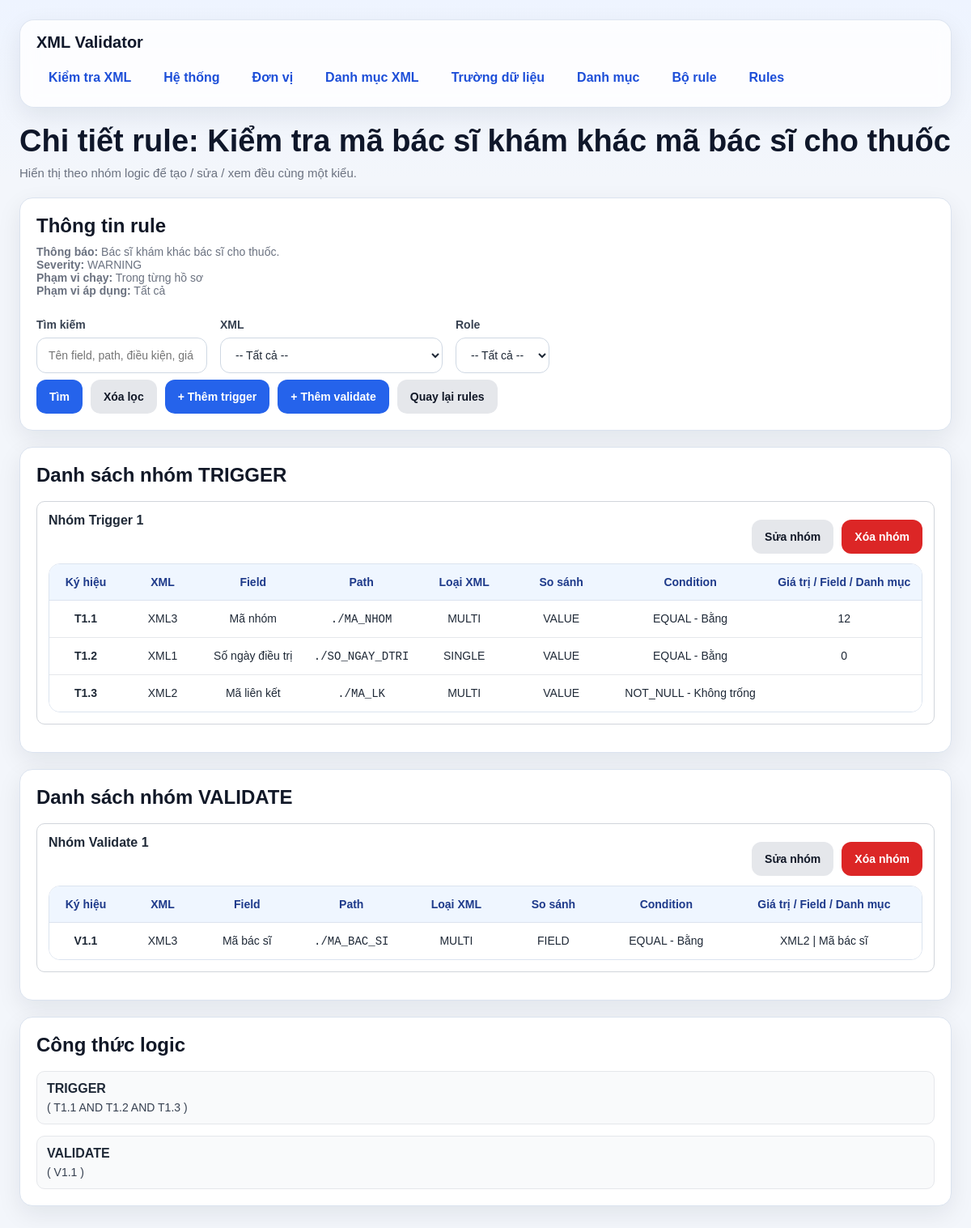
The app's page /rules/2/details with its own data.
### models/rule_model.py (models this page shows, shortened)
class Rule(db.Model):
    __tablename__ = "rule"
    id = db.Column(db.Integer, primary_key=True)
    bo_rule_id = db.Column(db.Integer, db.ForeignKey("bo_rule.id"), nullable=False)
    ten_rule = db.Column(db.String(255), nullable=False)
    thong_bao = db.Column(db.String(500), nullable=False)
    severity = db.Column(db.String(50), nullable=False, default="WARNING")
    is_active = db.Column(db.Boolean, nullable=False, default=True)
    apply_scope = db.Column(db.String(20), nullable=False, default="ALL")
    run_scope = db.Column(db.String(20), nullable=False, default="ONE_HOSO")
    bo_rule = db.relationship("BoRule", backref="rules")

class RuleDetail(db.Model):
    __tablename__ = "rule_detail"
    id = db.Column(db.Integer, primary_key=True)
    rule_id = db.Column(db.Integer, db.ForeignKey("rule.id"), nullable=False)
    field_id = db.Column(db.Integer, db.ForeignKey("danh_muc_truong_du_lieu.id"), nullable=False)
    condition_id = db.Column(db.Integer, db.ForeignKey("danh_muc_dieu_kien.id"), nullable=False)
    gia_tri = db.Column(db.String(255), nullable=True)
    condition_role = db.Column(db.String(50), nullable=False)
    sort_order = db.Column(db.Integer, nullable=False, default=1)
    compare_mode = db.Column(db.String(20), nullable=False, default="VALUE")
    compare_field_id = db.Column(db.Integer, db.ForeignKey("danh_muc_truong_du_lieu.id"), nullable=True)
    compare_category_id = db.Column(db.Integer, db.ForeignKey("danh_muc.id"), nullable=True)
    compare_category_field_id = db.Column(db.Integer, db.ForeignKey("danh_muc_field.id"), nullable=True)
    date_part = db.Column(db.String(50), nullable=True)
    group_no = db.Column(db.Integer, nullable=False, default=1)
    rule = db.relationship("Rule", backref="details")
    field = db.relationship("DanhMucTruongDuLieu", foreign_keys=[field_id])
    condition = db.relationship("DanhMucDieuKien")
    compare_field = db.relationship("DanhMucTruongDuLieu", foreign_keys=[compare_field_id])
    compare_category = db.relationship("DanhMuc")
    compare_category_field = db.relationship("DanhMucField")

### models/xml_model.py (models this page shows, shortened)
class DanhMucXml(db.Model):
    __tablename__ = "danh_muc_xml"
    id = db.Column(db.Integer, primary_key=True)
    ma_xml = db.Column(db.String(50), nullable=False, unique=True)   # XML1, XML2, XML3
    ten_xml = db.Column(db.String(255), nullable=False)
    list_path = db.Column(db.String(500), nullable=False)            # path tính từ NOIDUNGFILE
    item_type = db.Column(db.String(20), nullable=False, default="MULTI")

### models/field_model.py (models this page shows, shortened)
class DanhMucTruongDuLieu(db.Model):
    __tablename__ = "danh_muc_truong_du_lieu"
    id = db.Column(db.Integer, primary_key=True)
    ten_truong = db.Column(db.String(255), nullable=False)
    xml_id = db.Column(db.Integer, db.ForeignKey("danh_muc_xml.id"), nullable=False)
    xml_path = db.Column(db.String(500), nullable=False)  # path bên trong từng phần tử của list
    data_type = db.Column(db.String(50), nullable=False, default="STRING")
    xml = db.relationship("DanhMucXml", backref="fields")

### models/condition_model.py (models this page shows, shortened)
class DanhMucDieuKien(db.Model):
    __tablename__ = "danh_muc_dieu_kien"
    id = db.Column(db.Integer, primary_key=True)
    ma_dieu_kien = db.Column(db.String(50), nullable=False, unique=True)
    ten_dieu_kien = db.Column(db.String(255), nullable=False)

### routes/rule_routes.py (the view, shortened to what this page needs)
@rule_bp.route("/<int:rule_id>/details", methods=["GET"])
def list_rule_details(rule_id):
    rule = Rule.query.get_or_404(rule_id)
    keyword = (request.args.get("keyword") or "").strip()
    xml_id = (request.args.get("xml_id") or "").strip()
    role = (request.args.get("role") or "").strip().upper()
    query = (
        RuleDetail.query
        .join(DanhMucTruongDuLieu, RuleDetail.field_id == DanhMucTruongDuLieu.id)
        .join(DanhMucXml, DanhMucTruongDuLieu.xml_id == DanhMucXml.id)
        .join(DanhMucDieuKien, RuleDetail.condition_id == DanhMucDieuKien.id)
        .filter(RuleDetail.rule_id == rule_id)
    )
    if xml_id:
        query = query.filter(DanhMucTruongDuLieu.xml_id == int(xml_id))
    if role in ["TRIGGER", "VALIDATE"]:
        query = query.filter(RuleDetail.condition_role == role)
    details = query.order_by(
        RuleDetail.condition_role.asc(),
        RuleDetail.group_no.asc(),
        RuleDetail.sort_order.asc(),
        RuleDetail.id.asc()
    ).all()
    grouped_details = build_grouped_details(details)
    xmls = DanhMucXml.query.order_by(DanhMucXml.id.asc()).all()
    applied_units = [ru.don_vi for ru in getattr(rule, "rule_units", []) if ru.don_vi]
    return render_template(
        "rule_details.html",
        rule=rule,
        details=details,
        grouped_details=grouped_details,
        keyword=keyword,
        xml_id=xml_id,
        role=role,
        xmls=xmls,
        applied_units=applied_units
    )

### templates/rule_details.html (shortened to what this page needs)
{% extends "base.html" %}
{% block content %}
<div class="page-header">
    <h1 class="page-title">Chi tiết rule: {{ rule.ten_rule }}</h1>
    <div class="page-subtitle">Hiển thị theo nhóm logic để tạo / sửa / xem đều cùng một kiểu.</div>
</div>
<div class="card">
    <h2 class="card-title">Thông tin rule</h2>
    <div class="card-subtitle">
        <strong>Thông báo:</strong> {{ rule.thong_bao }}<br>
        <strong>Severity:</strong> {{ rule.severity }}<br>
        <strong>Phạm vi chạy:</strong>
        {% if rule.run_scope == 'ALL_HOSO' %}
            Toàn bộ hồ sơ trong lần chạy
        {% else %}
            Trong từng hồ sơ
        {% endif %}
        <br>
        <strong>Phạm vi áp dụng:</strong>
        {% if rule.apply_scope == 'UNIT' %}
            Đơn vị
            {% if applied_units %}
                -
                {% for u in applied_units %}
                    {{ u.ten_don_vi }}{% if not loop.last %}, {% endif %}
                {% endfor %}
            {% endif %}
        {% else %}
            Tất cả
        {% endif %}
    </div>
    <form method="GET">
        <div class="grid">
            <div class="col-4">
                <label>Tìm kiếm</label>
                <input type="text" name="keyword" value="{{ keyword }}" placeholder="Tên field, path, điều kiện, giá trị...">
            </div>
            <div class="col-4">
                <label>XML</label>
                <select name="xml_id">
                    <option value="">-- Tất cả --</option>
                </select>
            </div>
            <div class="col-4">
                <label>Role</label>
                <select name="role">
                    <option value="">-- Tất cả --</option>
                </select>
            </div>
        </div>
        <div class="actions">
            <button type="submit" class="btn btn-primary">Tìm</button>
            <a href="/rules/{{ rule.id }}/details" class="btn btn-secondary">Xóa lọc</a>
            <a href="/rules/{{ rule.id }}/details/create/TRIGGER" class="btn btn-primary">+ Thêm trigger</a>
            <a href="/rules/{{ rule.id }}/details/create/VALIDATE" class="btn btn-primary">+ Thêm validate</a>
            <a href="/rules" class="btn btn-secondary">Quay lại rules</a>
        </div>
    </form>
</div>
{% macro render_compare_value(d) %}
    {% if d.compare_mode == 'FIELD' and d.compare_field %}
        {{ d.compare_field.xml.ma_xml }} | {{ d.compare_field.ten_truong }}
    {% else %}
        {{ d.gia_tri or '' }}
    {% endif %}
{% endmacro %}
{% if grouped_details['TRIGGER'] %}
<div class="card">
    <h2 class="card-title">Danh sách nhóm TRIGGER</h2>
    {% for group in grouped_details['TRIGGER'] %}
    <div style="border:1px solid #d1d5db; border-radius:10px; padding:14px; margin-bottom:14px; background:#fff;">
        <div style="display:flex; justify-content:space-between; align-items:flex-start; gap:12px; margin-bottom:12px;">
            <div>
                <div style="font-weight:700;">Nhóm Trigger {{ group.group_no }}</div>
            </div>
            <div class="actions">
                <a class="btn btn-secondary" href="/rules/{{ rule.id }}/details/TRIGGER/{{ group.group_no }}/edit">Sửa nhóm</a>
                <form class="inline" method="POST" action="/rules/{{ rule.id }}/details/TRIGGER/{{ group.group_no }}/delete" onsubmit="return confirm('Xóa toàn bộ nhóm trigger này?');">
                    <button class="btn btn-danger" type="submit">Xóa nhóm</button>
                </form>
            </div>
        </div>
        <div class="table-wrap">
            <table>
                <thead>
                    <tr>
                        <th style="width:90px;">Ký hiệu</th>
                        <th style="width:100px;">XML</th>
                        <th>Field</th>
                        <th>Path</th>
                        <th style="width:110px;">Loại XML</th>
                        <th style="width:130px;">So sánh</th>
                        <th>Condition</th>
                        <th>Giá trị / Field / Danh mục</th>
                    </tr>
                </thead>
                <tbody>
                    {% for d in group.details %}
                    <tr>
                        <td><strong>T{{ group.group_no }}.{{ loop.index }}</strong></td>
                        <td>{{ d.field.xml.ma_xml }}</td>
                        <td>{{ d.field.ten_truong }}</td>
                        <td><code>{{ d.field.xml_path }}</code></td>
                        <td>{{ d.field.xml.item_type if d.field.xml.item_type else 'MULTI' }}</td>
                        <td>{{ d.compare_mode }}</td>
                        <td>
                            {{ d.condition.ma_dieu_kien }} - {{ d.condition.ten_dieu_kien }}
                        </td>
                        <td>{{ render_compare_value(d) }}</td>
                    </tr>
                    {% endfor %}
                </tbody>
            </table>
        </div>
    </div>
    {% endfor %}
</div>
{% endif %}
{% if grouped_details['VALIDATE'] %}
<div class="card">
    <h2 class="card-title">Danh sách nhóm VALIDATE</h2>
    {% for group in grouped_details['VALIDATE'] %}
    <div style="border:1px solid #d1d5db; border-radius:10px; padding:14px; margin-bottom:14px; background:#fff;">
        <div style="display:flex; justify-content:space-between; align-items:flex-start; gap:12px; margin-bottom:12px;">
            <div>
                <div style="font-weight:700;">Nhóm Validate {{ group.group_no }}</div>
            </div>
            <div class="actions">
                <a class="btn btn-secondary" href="/rules/{{ rule.id }}/details/VALIDATE/{{ group.group_no }}/edit">Sửa nhóm</a>
                <form class="inline" method="POST" action="/rules/{{ rule.id }}/details/VALIDATE/{{ group.group_no }}/delete" onsubmit="return confirm('Xóa toàn bộ nhóm validate này?');">
                    <button class="btn btn-danger" type="submit">Xóa nhóm</button>
                </form>
            </div>
        </div>
        <div class="table-wrap">
            <table>
                <thead>
                    <tr>
                        <th style="width:90px;">Ký hiệu</th>
                        <th style="width:100px;">XML</th>
                        <th>Field</th>
                        <th>Path</th>
                        <th style="width:110px;">Loại XML</th>
                        <th style="width:130px;">So sánh</th>
                        <th>Condition</th>
                        <th>Giá trị / Field / Danh mục</th>
                    </tr>
                </thead>
                <tbody>
                    {% for d in group.details %}
                    <tr>
                        <td><strong>V{{ group.group_no }}.{{ loop.index }}</strong></td>
                        <td>{{ d.field.xml.ma_xml }}</td>
                        <td>{{ d.field.ten_truong }}</td>
                        <td><code>{{ d.field.xml_path }}</code></td>
                        <td>{{ d.field.xml.item_type if d.field.xml.item_type else 'MULTI' }}</td>
                        <td>{{ d.compare_mode }}</td>
                        <td>
                            {{ d.condition.ma_dieu_kien }} - {{ d.condition.ten_dieu_kien }}
                        </td>
                        <td>{{ render_compare_value(d) }}</td>
                    </tr>
                    {% endfor %}
                </tbody>
            </table>
        </div>
    </div>
    {% endfor %}
</div>
{% endif %}
<div class="card">
    <h2 class="card-title">Công thức logic</h2>
    <div style="margin-bottom: 14px; padding: 12px; border: 1px solid #e5e7eb; border-radius: 10px; background: #f9fafb;">
        <div style="font-weight: 700; margin-bottom: 6px;">TRIGGER</div>
        {% if grouped_details['TRIGGER'] %}
            <div style="font-size: 14px; color: #374151;">
                {% for group in grouped_details['TRIGGER'] %}
                    (
                    {% for d in group.details %}
                        {% if not loop.first %} AND {% endif %}
                        T{{ group.group_no }}.{{ loop.index }}
                    {% endfor %}
                    )
                {% endfor %}
            </div>
        {% else %}
            <div class="muted">Không có trigger.</div>
        {% endif %}
    </div>
    <div style="padding: 12px; border: 1px solid #e5e7eb; border-radius: 10px; background: #f9fafb;">
        <div style="font-weight: 700; margin-bottom: 6px;">VALIDATE</div>
        {% if grouped_details['VALIDATE'] %}
            <div style="font-size: 14px; color: #374151;">
                {% for group in grouped_details['VALIDATE'] %}
                    (
                    {% for d in group.details %}
                        V{{ group.group_no }}.{{ loop.index }}
                    {% endfor %}
                    )
                {% endfor %}
            </div>
        {% else %}
            <div class="muted">Không có validate.</div>
        {% endif %}
    </div>
</div>
{% endblock %}

### templates/base.html (style rules this page uses)
* { box-sizing: border-box; }
:root { --bg: #f3f6fb; --card: #ffffff; --card-soft: #f8fafc; --border: #dbe3ef; --text: #1f2937; --muted: #6b7280; --primary: #2563eb; --primary-hover: #1d4ed8; --danger: #dc2626; --danger-hover: #b91c1c; --success-bg: #dcfce7; --success-text: #166534; --warning-bg: #fef3c7; --warning-text: #92400e; --error-bg: #fee2e2; --error-text: #991b1b; --shadow: 0 10px 30px rgba(15, 23, 42, 0.08); --radius: 16px; }
body { margin: 0; font-family: Arial, Helvetica, sans-serif; background: linear-gradient(180deg, #eef4ff 0%, var(--bg) 220px); color: var(--text); }
.page-header { margin-bottom: 22px; }
.page-title { margin: 0; font-size: 38px; line-height: 1.15; color: #0f172a; }
.page-subtitle { margin-top: 8px; color: var(--muted); font-size: 15px; }
.card { background: var(--card); border: 1px solid var(--border); border-radius: var(--radius); box-shadow: var(--shadow); padding: 20px; margin-bottom: 20px; }
.card-title { margin: 0 0 18px 0; font-size: 24px; font-weight: 700; color: #111827; }
.card-subtitle { margin: -8px 0 18px 0; color: var(--muted); font-size: 14px; }
.grid { display: flex; grid-template-columns: repeat(12, 1fr); gap: 16px; }
.col-4 { grid-column: span 4; }
label { display: block; font-size: 14px; font-weight: 700; margin-bottom: 8px; margin-top: 8px; color: #374151; }
input[type="text"], input[type="date"], input[type="file"], input[type="password"], input[type="number"], select, textarea { width: 100%; min-height: 44px; border: 1px solid #cfd8e3; border-radius: 12px; padding: 10px 14px; font-size: 14px; background: #fff; color: var(--text); outline: none; transition: border-color 0.2s, box-shadow 0.2s; }
.actions { display: flex; flex-wrap: wrap; gap: 10px; margin-top: 8px; }
.btn, button { border: none; min-height: 42px; padding: 10px 16px; border-radius: 12px; cursor: pointer; font-weight: 700; font-size: 14px; text-decoration: none; display: inline-flex; align-items: center; justify-content: center; transition: 0.2s ease; }
.btn-primary { background: var(--primary); color: white; }
.btn-secondary { background: #e5e7eb; color: #111827; }
.btn-danger { background: var(--danger); color: white; }
.table-wrap { overflow-x: auto; border: 1px solid var(--border); border-radius: 14px; }
table { width: 100%; border-collapse: collapse; background: white; }
th { background: #eff6ff; color: #1e3a8a; font-size: 14px; font-weight: 700; text-align: center; padding: 14px 12px; border-bottom: 1px solid var(--border); }
td { padding: 14px 12px; border-bottom: 1px solid #e5e7eb; vertical-align: middle; font-size: 14px; text-align: center; }
tbody tr:last-child td { border-bottom: none; }
.inline { display: inline; }

### records on screen
Rule: ten_rule "Kiểm tra mã bác sĩ khám khác mã bác sĩ cho thuốc", thong_bao "Bác sĩ khám khác bác sĩ cho thuốc.", severity "WARNING"
RuleDetail: group_no "1", field.xml.ma_xml "XML3", field.ten_truong "Mã nhóm", field.xml_path "./MA_NHOM", field.xml "MULTI", compare_mode "VALUE", condition.ma_dieu_kien "EQUAL", condition.ten_dieu_kien "Bằng", gia_tri "12"
RuleDetail: group_no "1", field.xml.ma_xml "XML1", field.ten_truong "Số ngày điều trị", field.xml_path "./SO_NGAY_DTRI", field.xml "SINGLE", compare_mode "VALUE", condition.ma_dieu_kien "EQUAL", condition.ten_dieu_kien "Bằng", gia_tri "0", shows "AND"
RuleDetail: group_no "1", field.xml.ma_xml "XML2", field.ten_truong "Mã liên kết", field.xml_path "./MA_LK", field.xml "MULTI", compare_mode "VALUE", condition.ma_dieu_kien "NOT_NULL", condition.ten_dieu_kien "Không trống", shows "AND"
RuleDetail: group_no "1", field.xml.ma_xml "XML3", field.ten_truong "Mã bác sĩ", field.xml_path "./MA_BAC_SI", field.xml "MULTI", compare_mode "FIELD", condition.ma_dieu_kien "EQUAL", condition.ten_dieu_kien "Bằng", compare_field.xml.ma_xml "XML2", compare_field.ten_truong "Mã bác sĩ"

### other values on screen
{{ group.group_no }} "1"
